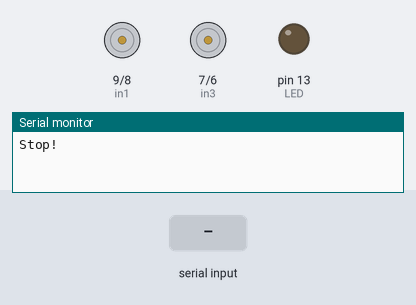
Simulated run of this sketch. Board: Arduino Uno, built with avr-gcc and run on an emulated ATmega328P. Shown: motor-driver pin pairs drawn as motors (green arrow = first pin HIGH = forward, orange = second pin HIGH = backward, longer = more drive, scaled by the enable pin), output pins drawn as LEDs (lit = HIGH), the last lines printed to the serial monitor. The inputs (shaded band) are chosen by the test bench.

Above: at 1.2 s.
1.3 s: "f" received over Serial
At 2.1 s:
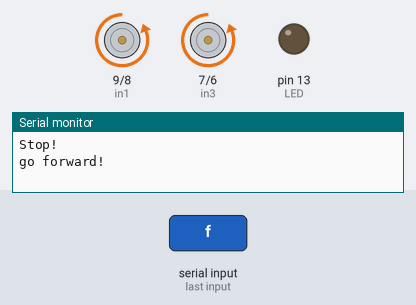
2.8 s: "b" received over Serial
At 3.2 s:
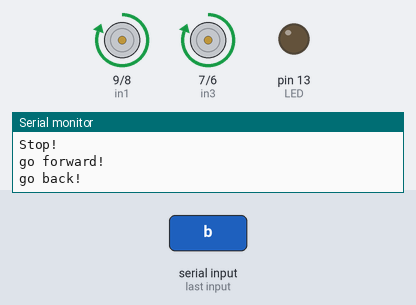
4.3 s: "l" received over Serial
At 5.5 s:
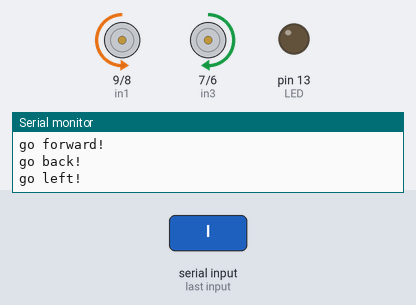
5.8 s: "r" received over Serial
At 6.7 s:
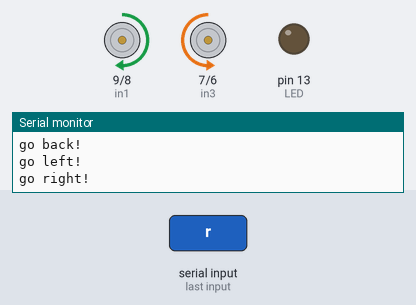
7.3 s: "s" received over Serial
At 7.8 s:
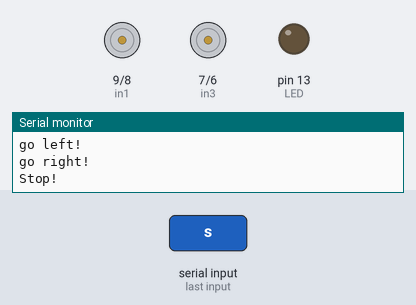
8.8 s: "A" received over Serial
At 10.2 s:
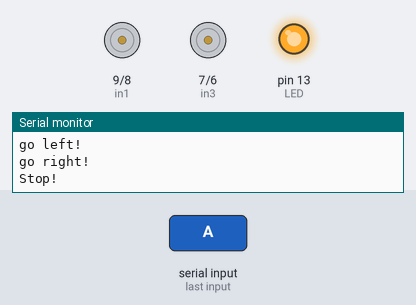
Timing chart, 0 to 11.3 s (numbered marks = the images above; inputs shaded):
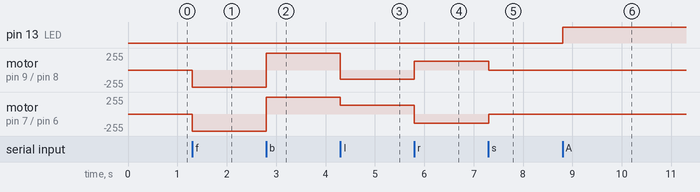

The sketch:

bluetooth_car.ino
```cpp
//www.elegoo.com
//2016.09.12

int LED=13;
volatile int state = LOW;
char getstr;
int in1=9;
int in2=8;
int in3=7;
int in4=6;
int ENA=10;
int ENB=5;
int ABS=135;
void _mForward()
{
  digitalWrite(ENA,HIGH);
  digitalWrite(ENB,HIGH);
  digitalWrite(in1,LOW);
  digitalWrite(in2,HIGH);
  digitalWrite(in3,LOW);
  digitalWrite(in4,HIGH);
  Serial.println("go forward!");
}
void _mBack()
{
  digitalWrite(ENA,HIGH);
  digitalWrite(ENB,HIGH);
  digitalWrite(in1,HIGH);
  digitalWrite(in2,LOW);
  digitalWrite(in3,HIGH);
  digitalWrite(in4,LOW);
  Serial.println("go back!");
}
void _mleft()
{
  analogWrite(ENA,ABS);
  analogWrite(ENB,ABS);
  digitalWrite(in1,LOW);
  digitalWrite(in2,HIGH);
  digitalWrite(in3,HIGH);
  digitalWrite(in4,LOW);
  Serial.println("go left!");
}
void _mright()
{
  analogWrite(ENA,ABS);
  analogWrite(ENB,ABS);
  digitalWrite(in1,HIGH);
  digitalWrite(in2,LOW);
  digitalWrite(in3,LOW);
  digitalWrite(in4,HIGH);
  Serial.println("go right!");
}
void _mStop()
{
  digitalWrite(ENA,LOW);
  digitalWrite(ENB,LOW);
  Serial.println("Stop!");
}
void stateChange()
{
  state = !state;
  digitalWrite(LED, state);
}
void setup()
{
  pinMode(LED, OUTPUT);
  Serial.begin(9600);
  pinMode(in1,OUTPUT);
  pinMode(in2,OUTPUT);
  pinMode(in3,OUTPUT);
  pinMode(in4,OUTPUT);
  pinMode(ENA,OUTPUT);
  pinMode(ENB,OUTPUT);
  _mStop();
}
void loop()
  {
  getstr=Serial.read();
 if(getstr=='f')
  {
    _mForward();
  }
  else if(getstr=='b')
  {
    _mBack();
    delay(200);
  }
  else if(getstr=='l')
  {
    _mleft();
    delay(200);
  }
  else if(getstr=='r')
  {
    _mright();
    delay(200);
  }
  else if(getstr=='s')
  {
     _mStop();
  }
  else if(getstr=='A')
  {
  stateChange();
  }
}
```

Measured:
- after the input at 1.3 s, motor on pin 9 (in1) / pin 8 (in2), motor on pin 7 (in3) / pin 6 (in4): stopped → backward 255/255 at once
- after the input at 2.8 s, motor on pin 9 (in1) / pin 8 (in2), motor on pin 7 (in3) / pin 6 (in4): backward 255/255 → forward 255/255 at once
- after the input at 4.3 s, motor on pin 9 (in1) / pin 8 (in2): forward 255/255 → backward 135/255 at once; motor on pin 7 (in3) / pin 6 (in4): forward 255/255 → forward 135/255 at once
- after the input at 5.8 s, motor on pin 9 (in1) / pin 8 (in2): backward 135/255 → forward 135/255 at once; motor on pin 7 (in3) / pin 6 (in4): forward 135/255 → backward 135/255 at once
- after the input at 7.3 s, motor on pin 9 (in1) / pin 8 (in2): forward 135/255 → stopped at once; motor on pin 7 (in3) / pin 6 (in4): backward 135/255 → stopped at once
- after the input at 8.8 s, pin 13 (LED): LOW → HIGH at once
